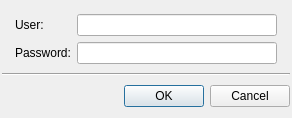
<?xml version="1.0" encoding="UTF-8"?>
<ui version="4.0">
 <class>DlgUserPwd</class>
 <widget class="QDialog" name="DlgUserPwd">
  <property name="geometry">
   <rect>
    <x>0</x>
    <y>0</y>
    <width>292</width>
    <height>118</height>
   </rect>
  </property>
  <property name="windowTitle">
   <string>Enter credentials</string>
  </property>
  <layout class="QVBoxLayout" name="verticalLayout">
   <property name="spacing">
    <number>6</number>
   </property>
   <property name="leftMargin">
    <number>2</number>
   </property>
   <property name="topMargin">
    <number>11</number>
   </property>
   <property name="rightMargin">
    <number>2</number>
   </property>
   <property name="bottomMargin">
    <number>6</number>
   </property>
   <item>
    <layout class="QGridLayout" name="gridLayout">
     <item row="1" column="2">
      <widget class="QLineEdit" name="edPwd">
       <property name="text">
        <string/>
       </property>
       <property name="echoMode">
        <enum>QLineEdit::Password</enum>
       </property>
      </widget>
     </item>
     <item row="0" column="0">
      <widget class="QLabel" name="label_3">
       <property name="text">
        <string/>
       </property>
      </widget>
     </item>
     <item row="0" column="1">
      <widget class="QLabel" name="label">
       <property name="text">
        <string>User:</string>
       </property>
      </widget>
     </item>
     <item row="0" column="2">
      <widget class="QLineEdit" name="edUser">
       <property name="text">
        <string/>
       </property>
      </widget>
     </item>
     <item row="1" column="1">
      <widget class="QLabel" name="label_2">
       <property name="text">
        <string>Password:</string>
       </property>
      </widget>
     </item>
     <item row="1" column="3">
      <widget class="QLabel" name="lblCapsLockIcon">
       <property name="maximumSize">
        <size>
         <width>24</width>
         <height>24</height>
        </size>
       </property>
       <property name="text">
        <string/>
       </property>
       <property name="pixmap">
        <pixmap resource="icon.qrc">:/img/capslock.png</pixmap>
       </property>
       <property name="scaledContents">
        <bool>true</bool>
       </property>
      </widget>
     </item>
    </layout>
   </item>
   <item>
    <widget class="Line" name="line">
     <property name="orientation">
      <enum>Qt::Horizontal</enum>
     </property>
    </widget>
   </item>
   <item>
    <widget class="QDialogButtonBox" name="buttonBox">
     <property name="orientation">
      <enum>Qt::Horizontal</enum>
     </property>
     <property name="standardButtons">
      <set>QDialogButtonBox::Cancel|QDialogButtonBox::Ok</set>
     </property>
    </widget>
   </item>
  </layout>
 </widget>
 <resources>
  <include location="icon.qrc"/>
 </resources>
 <connections>
  <connection>
   <sender>buttonBox</sender>
   <signal>accepted()</signal>
   <receiver>DlgUserPwd</receiver>
   <slot>accept()</slot>
   <hints>
    <hint type="sourcelabel">
     <x>248</x>
     <y>254</y>
    </hint>
    <hint type="destinationlabel">
     <x>157</x>
     <y>274</y>
    </hint>
   </hints>
  </connection>
  <connection>
   <sender>buttonBox</sender>
   <signal>rejected()</signal>
   <receiver>DlgUserPwd</receiver>
   <slot>reject()</slot>
   <hints>
    <hint type="sourcelabel">
     <x>316</x>
     <y>260</y>
    </hint>
    <hint type="destinationlabel">
     <x>286</x>
     <y>274</y>
    </hint>
   </hints>
  </connection>
 </connections>
</ui>
